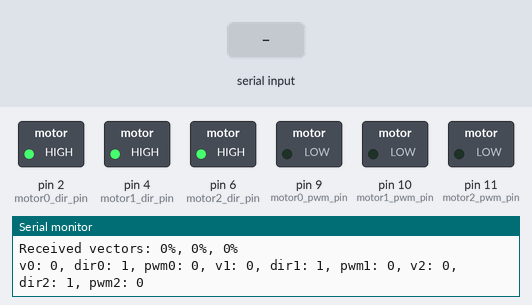
Bench run of a sketch on a simulated Arduino Uno, built with avr-gcc and run on an emulated ATmega328P. Shown: switched loads named in the sketch (green lamp = pin HIGH), the last lines printed to the serial monitor. Inputs (shaded band) come from the test bench.

Above: at 1.2 s.
1.3 s: "<90,45>" received over Serial
At 2.3 s:
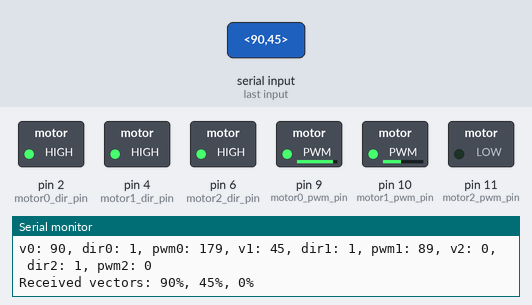
2.8 s: "<30,150>" received over Serial
At 4.0 s:
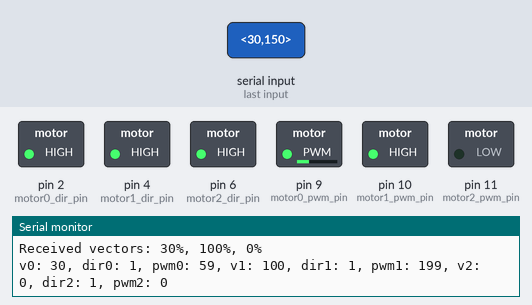
4.4 s: "<0>" received over Serial
At 5.4 s:
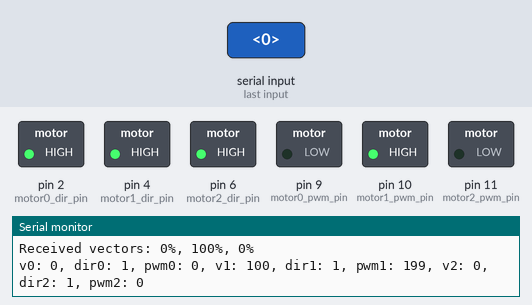
5.9 s: "<90>" received over Serial
At 6.6 s:
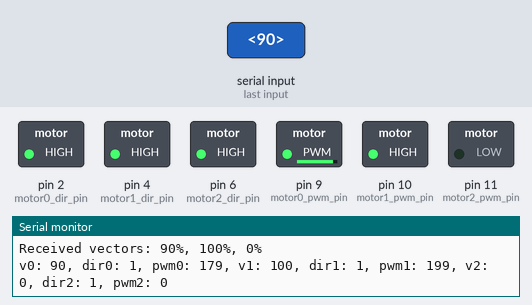
7.4 s: "<1>" received over Serial
At 8.6 s:
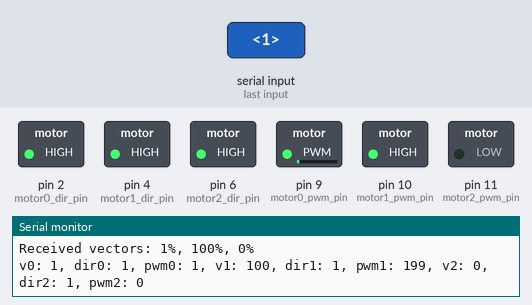
9.0 s: "<90,45,200>" received over Serial
At 10.4 s:
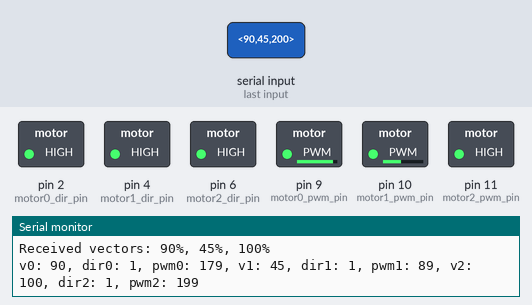
Timing chart, 0 to 11.6 s (numbered marks = the images above; inputs shaded):
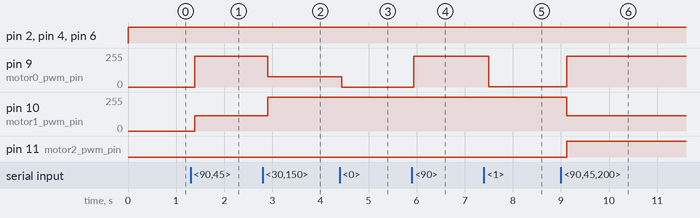

Measured:
- after the input at 1.3 s, pin 9 (motor0_pwm_pin): 0/255 → 229/255 after 0.09 s; pin 10 (motor1_pwm_pin): 0/255 → 114/255 after 0.09 s
- after the input at 2.8 s, pin 9 (motor0_pwm_pin): 229/255 → 76/255 after 0.10 s; pin 10 (motor1_pwm_pin): 114/255 → 255/255 after 0.10 s
- after the input at 4.4 s, pin 9 (motor0_pwm_pin): 76/255 → 0/255 at once
- after the input at 5.9 s, pin 9 (motor0_pwm_pin): 0/255 → 229/255 after 0.05 s
- after the input at 7.4 s, pin 9 (motor0_pwm_pin): 229/255 → 1/255 after 0.10 s
- after the input at 9.0 s, pin 9 (motor0_pwm_pin): 1/255 → 229/255 after 0.12 s; pin 10 (motor1_pwm_pin): 255/255 → 114/255 after 0.12 s; pin 11 (motor2_pwm_pin): LOW → HIGH after 0.12 s

The sketch:

main.ino
```cpp
#include "serial_read.h"
#include "motor.h"

// motor.ino で定義されたピン変数を宣言
extern const int motor0_dir_pin;
extern const int motor0_pwm_pin;
extern const int motor1_dir_pin;
extern const int motor1_pwm_pin;
extern const int motor2_dir_pin;
extern const int motor2_pwm_pin;
extern volatile int motor2_duty_cycle;

void setup() {
  setup_serial();
  setup_motor_pins();
}

void loop() {
  read_serial();

  control_motor(vector0, motor0_dir_pin, motor0_pwm_pin, 0);
  control_motor(vector1, motor1_dir_pin, motor1_pwm_pin, 1);
  control_motor(vector2, motor2_dir_pin, motor2_pwm_pin, 2);

  // データを指定された形式でシリアルモニターに表示
  Serial.println(String("Received vectors: ") + vector0 + "%, " + vector1 + "%, " + vector2 + "%");

  // 受け取ったベクトル、DIR、PWMのデューティー比をシリアルモニターに表示
  Serial.print("v0: ");
  Serial.print(vector0);
  Serial.print(", dir0: ");
  Serial.print(digitalRead(motor0_dir_pin));
  Serial.print(", pwm0: ");
  Serial.print(OCR1A);  // PWM0の表示
  Serial.print(", v1: ");
  Serial.print(vector1);
  Serial.print(", dir1: ");
  Serial.print(digitalRead(motor1_dir_pin));
  Serial.print(", pwm1: ");
  Serial.print(OCR1B);  // PWM1の表示
  Serial.print(", v2: ");
  Serial.print(vector2);
  Serial.print(", dir2: ");
  Serial.print(digitalRead(motor2_dir_pin));
  Serial.print(", pwm2: ");
  Serial.println(motor2_duty_cycle);  // PWM2の表示
}
```

motor.h
```cpp
#ifndef MOTOR_H
#define MOTOR_H

#include <Arduino.h>

extern volatile int motor2_duty_cycle;

void setup_motor_pins();
void setup_timer1();
void control_motor(int vector, int dir_pin, int pwm_pin, int motor_index);

#endif // MOTOR_H
```

motor.ino
```cpp
#include "motor.h"

// ピンの定義
const int motor0_dir_pin = 2;
const int motor0_pwm_pin = 9;  // OC1A ピン
const int motor1_dir_pin = 4;
const int motor1_pwm_pin = 10;  // OC1B ピン
const int motor2_dir_pin = 6;
const int motor2_pwm_pin = 11; // 手動でPWM生成用のピン

volatile int motor2_duty_cycle = 0;

void setup_motor_pins() {
  pinMode(motor0_dir_pin, OUTPUT);
  pinMode(motor0_pwm_pin, OUTPUT);
  pinMode(motor1_dir_pin, OUTPUT);
  pinMode(motor1_pwm_pin, OUTPUT);
  pinMode(motor2_dir_pin, OUTPUT);
  pinMode(motor2_pwm_pin, OUTPUT);

  // タイマーの設定
  setup_timer1();
}

void setup_timer1() {
  // タイマー1の設定（ファストPWM、ICR1をトップ値とする）
  TCCR1A = (1 << WGM11) | (1 << COM1A1) | (1 << COM1B1);
  TCCR1B = (1 << WGM13) | (1 << WGM12) | (1 << CS11); // 分周比8で10kHzに設定
  TCNT1 = 0;  // カウンタクリア
  ICR1 = 199; // 周波数設定用（10kHz）
  TIMSK1 |= (1 << TOIE1); // オーバーフロー割り込み許可
}

void control_motor(int vector, int dir_pin, int pwm_pin, int motor_index) {
  int dir_value;
  int duty_cycle;

  if (vector >= 0) {
    digitalWrite(dir_pin, HIGH);  // 正転
    dir_value = 1;
  } else {
    digitalWrite(dir_pin, LOW);   // 逆転
    dir_value = 0;
    vector = -vector;             // ベクトルの絶対値を取得
  }

  // PWMのデューティー比を計算 (ベクトルの絶対値をそのまま199のduty比に掛け合わせ)
  duty_cycle = (vector * 199) / 100; // 0から199までの範囲にスケーリング

  if (motor_index == 0) {
    OCR1A = duty_cycle; // タイマー1の出力比較レジスタAにデューティー比を設定
  } else if (motor_index == 1) {
    OCR1B = duty_cycle; // タイマー1の出力比較レジスタBにデューティー比を設定
  } else if (motor_index == 2) {
    motor2_duty_cycle = duty_cycle; // 手動でPWM生成
  }
}

// タイマー1のオーバーフローハンドラ
ISR(TIMER1_OVF_vect) {
  static int counter = 0;
  counter++;

  if (counter <= motor2_duty_cycle) {
    digitalWrite(motor2_pwm_pin, HIGH);
  } else {
    digitalWrite(motor2_pwm_pin, LOW);
  }

  if (counter >= 199) {
    counter = 0;
  }
}
```

serial_read.h
```cpp
#ifndef SERIAL_READ_H
#define SERIAL_READ_H

#include <Arduino.h>

void setup_serial();
void read_serial();

extern int vector0;
extern int vector1;
extern int vector2;
extern boolean stringComplete;

#endif // SERIAL_READ_H
```

serial_read.ino
```cpp
#include "serial_read.h"

String inputString = "";         // 受信した文字列を一時的に保存する変数
boolean stringComplete = false;  // 受信が完了したかどうかのフラグ

int vector0 = 0;
int vector1 = 0;
int vector2 = 0;

void setup_serial() {
  Serial.begin(9600);  // シリアル通信の初期化
  inputString.reserve(200);  // メモリ確保
  Serial.println("Arduino is ready to receive data.");
}

void read_serial() {
  if (stringComplete) {
    // パケットの解析
    int startIdx = inputString.indexOf('<');
    int endIdx = inputString.indexOf('>');

    if (startIdx >= 0 && endIdx >= 0) {
      String data = inputString.substring(startIdx + 1, endIdx);
      sscanf(data.c_str(), "%d,%d,%d", &vector0, &vector1, &vector2);

      // 数値の範囲をチェックし、-100%から100%に制限
      vector0 = constrain(vector0, -100, 100);
      vector1 = constrain(vector1, -100, 100);
      vector2 = constrain(vector2, -100, 100);

      // デバッグ用にシリアル出力 (コメントアウト)
      // Serial.println(String("Received vectors: ") + vector0 + "%, " + vector1 + "%, " + vector2 + "%");
    }

    // 受信した文字列をクリア
    inputString = "";
    stringComplete = false;
  }
}

void serialEvent() {
  while (Serial.available()) {
    char inChar = (char)Serial.read();
    inputString += inChar;
    if (inChar == '>') {
      stringComplete = true;
    }
  }
}
```
